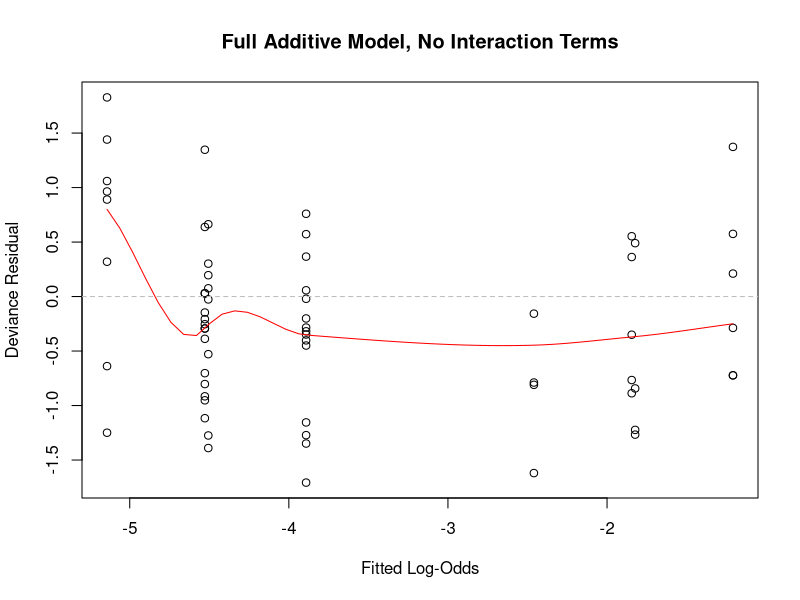

This figure's R source:
## ---- chunk 1
knitr::opts_chunk$set(echo = TRUE)
## ---- chunk 2
byss = read.csv("./Dataset/Byssinosis.csv")
head(byss)
## ---- chunk 3
# change Workspace to factor
byss$Workspace = factor(byss$Workspace, levels = c("3", "2", "1"))
## ---- chunk 4
# add Total column equal to Byssinosis + Non.Byssinosis
byss$Total = byss$Byssinosis + byss$Non.Byssinosis
## ---- chunk 5
# remove rows which have no total
byss = byss[byss$Total!=0,]
## ---- chunk 6
# unique values of each predictor variable
sapply(byss[1:5], function(x) unique(x))
## ---- chunk 7
glm1 = glm(cbind(Byssinosis, Non.Byssinosis)~Employment + Smoking + Sex + Race + Workspace,
           family=binomial(),
           data=byss)
summary(glm1)
BIC(glm1)
confint.default(glm1)
## ---- chunk 8
result1 = step(glm(cbind(Byssinosis, Non.Byssinosis)~1, binomial(), byss),
                  scope = ~Employment*Smoking*Sex*Race*Workspace,
                  k=log(72),
                  trace=0,
                  direction="forward")
summary(result1)
BIC(result1)
confint.default(result1)
## ---- chunk 9
# H_0: models are equivalent -> use simpler model
# H_1: models are not equivalent -> use more complex model
anv = anova(result1, glm1)
pvalue = 1-pchisq(anv[2, 4], anv[2,3])
pvalue
## ---- chunk 10
# changing Workplace var
# 2 & 3 -> 3 (less dusty)
# 1 -> 1 (more dusty)
byss2 = byss
byss2$Workspace[byss2$Workspace == 2] = 3
## ---- chunk 11
# new stepwise w/ Workplace modification
new1 = step(glm(cbind(Byssinosis, Non.Byssinosis)~1, binomial(), byss2),
                  scope = ~Employment*Smoking*Sex*Race*Workspace,
                  k=log(72),
                  trace=0,
                  direction="forward")
summary(new1)
BIC(new1)
confint.default(new1)
1-pchisq(anova(new1, result1)[2, 4], anova(new1, result1)[2,3]) # compare new1 & result1 w/ LRT
## ---- chunk 12
# changing Employment var
# 10-19 & >=20 -> >=10
byss2$Employment[byss2$Employment == "10-19" | byss2$Employment == ">=20"] = ">=10"
## ---- chunk 13
# new stepwise w/ Employment modification
new2 = step(glm(cbind(Byssinosis, Non.Byssinosis)~1, binomial(), byss2),
                  scope = ~Employment*Smoking*Sex*Race*Workspace,
                  k=log(72),
                  trace=0,
                  direction="forward")
summary(new2)
BIC(new2)
confint.default(new2)
1-pchisq(anova(new2, result1)[2, 4], anova(new2, result1)[2,3]) # compare new2 & result1 w/ LRT
1-pchisq(anova(new2, new1)[2, 4], anova(new2, new1)[2,3]) # compare new2 & new1 w/ LRT
## ---- chunk 14
# new2
ry = residuals(new2, type="deviance")
rx = qlogis(fitted.values(new2))

plot(rx, ry,
     xlab = "Fitted Log-Odds",
     ylab = "Deviance Residual",
     main = "Full Additive Model, No Interaction Terms",
     col = "black")
lines(loess.smooth(rx, ry), col="red")
abline(h=0, lty=2, col="grey")
